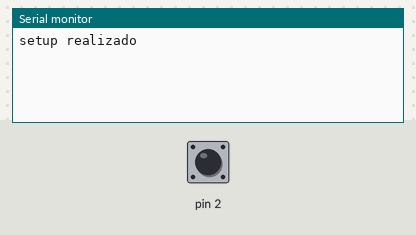
Bench run of a sketch on a simulated Arduino Uno, built with avr-gcc and run on an emulated ATmega328P. Shown: the last lines printed to the serial monitor. The inputs (shaded band) are chosen by the test bench; at power-on: pin 2 HIGH.

Above: at 1.2 s.
1.3 s: pin 2 pulled LOW for 0.15 s
At 1.43 s:
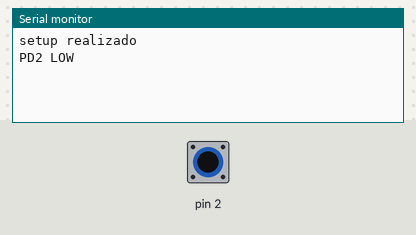
At 1.8 s:
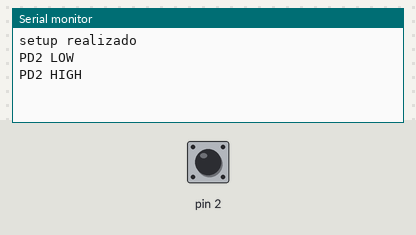

The sketch:

ext_int.ino
```cpp
void setup() {
  Serial.begin(9600);

  // Configurar PD2 como entrada con pull-up
  DDRD &= ~(1 << DDD2);
  PORTD |= (1 << PORTD2);

  //configuración de la interrupción
  PCIFR |= (1 << PCIF2); // Limpiar bandera de interrupción en el puerto D, ponemos en 1 para limpiar
  PCICR |= (1 << PCIE2); //habilitar el grupo de interrupciones del puerto D
  PCMSK2 |= (1 << PCINT18);  // Seleccionar el pin a monitorear en el registro PCMSK2, Bit 18 corresponde a PD2

  // Habilitar interrupciones globales
  sei(); //por defecto vienen habilitadas
  Serial.println("setup realizado");
}

void loop() {
  // Código de la función principal
}

ISR(PCINT2_vect) {
  cli();
  // Verificar si el pin 2 del puerto D cambió a HIGH
   	if ( PIND & (1 << PIND2) ) {
      //Código cuando PORTD2  pasa a HIGH
      Serial.println ("PD2 HIGH");
    } else {
      //Código cuando PORTD2  pasa a LOW
      Serial.println ("PD2 LOW");
    }
  //PCIFR |= (1 << PCIF2); // Limpiar bandera de interrupción en el puerto D, se apaga automatico en la interrupcion
  sei(); // Habilitar interrupciones globales
}
```

Measured:
- after the input at 1.3 s, the serial monitor: prints a new line at once (image 1)
